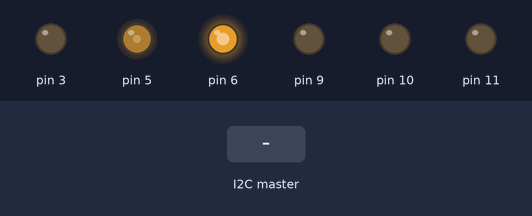
The sketch below on a simulated Arduino Uno, built with avr-gcc and run on an emulated ATmega328P. Parts: output pins drawn as LEDs (lit = HIGH). Dashed ring = blinking. Inputs (shaded band) come from the test bench.

Above: at 1.25 s.
1.3 s: the I2C master sends the byte 1
At 1.8 s:
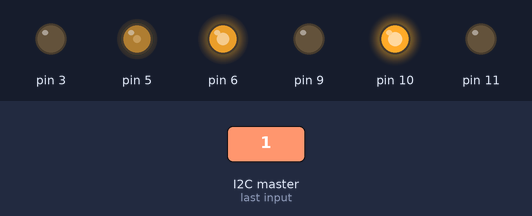
2.8 s: the I2C master sends the byte 0
At 3.01 s:
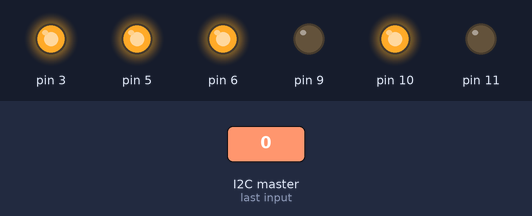
5.8 s: the I2C master sends the byte 2
At 6.42 s:
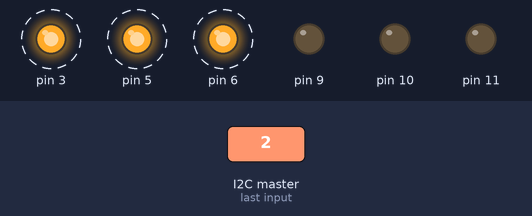
Timing chart, 0 to 14.8 s (numbered marks = the images above; inputs shaded):
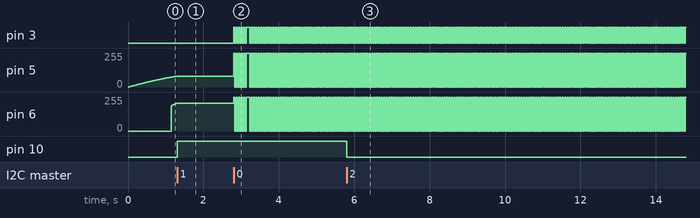

Measured:
- after the input at 1.3 s, pin 5: stays 81/255 (without the input it goes to 82/255 after 0.00 s); pin 6: stays 208/255 (without the input it goes to 209/255 after 0.00 s); pin 10: LOW → HIGH at once
- after the input at 2.8 s, pin 3: goes 5 × (HIGH 0.03 s, LOW 0.04 s), HIGH 0.09 s, 40 × (LOW 0.03 s, HIGH 0.03 s), then LOW, starting at once; pin 5, pin 6: goes 5 × (255/255 0.03 s, 0/255 0.04 s), 255/255 0.09 s, 40 × (0/255 0.03 s, 255/255 0.03 s), then 0/255, starting at once
- after the input at 5.8 s, pin 10: HIGH → LOW at once

The sketch:

MocoRoof.ino
```cpp
#include"LEDTape.h"
#include<Wire.h>

const int CONTROLLER_ADDR = 10;

LEDTape Plate_Moco(9, 10, 11), Roof(5, 3, 6);

bool CircleToggle, CrossToggle;
bool CircleClick, CrossClick;
bool cir, crs;
double i_old;
uint8_t leftHatX, leftHatY, L2;
int interval = 15;

struct buttonData {
  bool oldData = 0;
  bool newData = 0;
} Circle, Cross;

void setup() {
  Serial.begin(115200);
  Wire.begin(CONTROLLER_ADDR);
  Wire.onReceive(ReceiveEvent);
  Wire.setClock(400000UL); // Set I2C frequency to 400kHz
}

void loop() {
  static double i;
  static unsigned long timer_ms;

  if (CircleToggle)
    Plate_Moco.LightingSolid(0, 255, 0);
  else
    Plate_Moco.LightOff();


  if (CrossClick) {
    CrossToggle == 1;
    timer_ms = millis();
  }
  else if (CrossToggle == 0) {

    Roof.LightingSolid(sin(i) * 100 , 0, sin(i) * 255);
    i += 0.00015;
  }
  else {
    if (millis() - timer_ms <= interval) {
      Roof.LightingSolid(255, 255, 255);
    }
    if (millis() - timer_ms > interval * 2 && millis() - timer_ms <= interval * 4) {
      Roof.LightingSolid(0, 0, 0);
    }
    if (millis() - timer_ms > interval * 4)
      timer_ms = millis();
  }


  if (i >= 3.14) i = 0;
}

void ReceiveEvent(int any) {

  while (Wire.available()) {

    cir = Wire.read();
    crs = Wire.read();

    leftHatX = Wire.read();
    leftHatY = Wire.read();
    L2 = Wire.read();

  }


  Circle.newData = cir;

  if (Circle.oldData == 0 && Circle.newData == 1) {
    CircleClick = 1;
  }
  else
    CircleClick = 0;

  Circle.oldData = Circle.newData;

  if (CircleClick) CircleToggle ^= 1;


  Cross.newData = crs;

  if (Cross.oldData == 0 && Cross.newData == 1) {
    CrossClick = 1;
  }
  else
    CrossClick = 0;

  Cross.oldData = Cross.newData;

  if (CrossClick) CrossToggle ^= 1;

}
```

LEDTape.cpp
```cpp
#include "LEDTape.h"

LEDTape::LEDTape(const int pinR, const int pinG, const int pinB): _pinR(pinR), _pinG(pinG), _pinB(pinB) {
  pinMode(pinR, OUTPUT);
  pinMode(pinG, OUTPUT);
  pinMode(pinB, OUTPUT);
}

void LEDTape::LightingSolid(uint8_t r, uint8_t g, uint8_t b) {
  analogWrite(_pinR, r);
  analogWrite(_pinG, g);
  analogWrite(_pinB, b);

  getRGB(r, g, b);
}

void LEDTape::LightingBlink(uint8_t r, uint8_t g, uint8_t b) {
  time_ms = millis();
  while (millis() - time_ms <= 1000) {
    LightingSolid(r, g, b);
  }

  while (millis() - time_ms <= 2000)
    LightingSolid(0, 0, 0);
  Serial.print(millis() - time_ms);

  getRGB(r, g, b);
}

void LEDTape::LightOff() {
  LightingSolid(0, 0, 0);
  getRGB(0, 0, 0);
}

void LEDTape::LightingFade(uint8_t r, uint8_t g, uint8_t b) {
}

void LEDTape::ShowRGB() {
  Serial.print(val_r);    Serial.print("\t");
  Serial.print(val_g);    Serial.print("\t");
  Serial.println(val_b);
}
```

LEDTape.h
```cpp
#pragma once
#include<arduino.h>

class  LEDTape
{
  private:
    const int _pinR, _pinG, _pinB;
    uint8_t val_r, val_g, val_b;
    unsigned long time_ms;

    void getRGB(uint8_t r, uint8_t g, uint8_t b) {
      val_r = r;
      val_g = g;
      val_b = b;
    }

  public:
    LEDTape(const int pinR, const int pinG, const int pinB);

    void LightingSolid(uint8_t r, uint8_t g, uint8_t b);
    void LightingBlink(uint8_t r, uint8_t g, uint8_t b);
    void LightOff();
    void LightingFade(uint8_t r, uint8_t g, uint8_t b);
    void ShowRGB();
    uint8_t GetR() {
      return val_r;
    }
    uint8_t GetG() {
      return val_g;
    }
    uint8_t GetB() {
      return val_b;
    }

};
```
